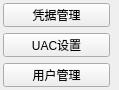
             <widget class="QWidget" name="scrollAreaWidgetContents_11">
              <property name="geometry">
               <rect>
                <x>0</x>
                <y>0</y>
                <width>119</width>
                <height>90</height>
               </rect>
              </property>
              <layout class="QFormLayout" name="formLayout_11">
               <property name="leftMargin">
                <number>3</number>
               </property>
               <property name="topMargin">
                <number>3</number>
               </property>
               <property name="rightMargin">
                <number>3</number>
               </property>
               <property name="bottomMargin">
                <number>3</number>
               </property>
               <item row="2" column="0">
                <widget class="QPushButton" name="usersBtn">
                 <property name="minimumSize">
                  <size>
                   <width>107</width>
                   <height>23</height>
                  </size>
                 </property>
                 <property name="text">
                  <string>用户管理</string>
                 </property>
                 <property name="icon">
                  <iconset resource="maintools.qrc">
                   <normaloff>:/maintools/users.ico</normaloff>:/maintools/users.ico</iconset>
                 </property>
                </widget>
               </item>
               <item row="1" column="0">
                <widget class="QPushButton" name="uacBtn">
                 <property name="minimumSize">
                  <size>
                   <width>107</width>
                   <height>23</height>
                  </size>
                 </property>
                 <property name="text">
                  <string>UAC设置</string>
                 </property>
                 <property name="icon">
                  <iconset resource="maintools.qrc">
                   <normaloff>:/maintools/uac.ico</normaloff>:/maintools/uac.ico</iconset>
                 </property>
                </widget>
               </item>
               <item row="0" column="0">
                <widget class="QPushButton" name="credBtn">
                 <property name="minimumSize">
                  <size>
                   <width>107</width>
                   <height>23</height>
                  </size>
                 </property>
                 <property name="text">
                  <string>凭据管理</string>
                 </property>
                 <property name="icon">
                  <iconset resource="maintools.qrc">
                   <normaloff>:/maintools/credential.ico</normaloff>:/maintools/credential.ico</iconset>
                 </property>
                </widget>
               </item>
              </layout>
             </widget>
